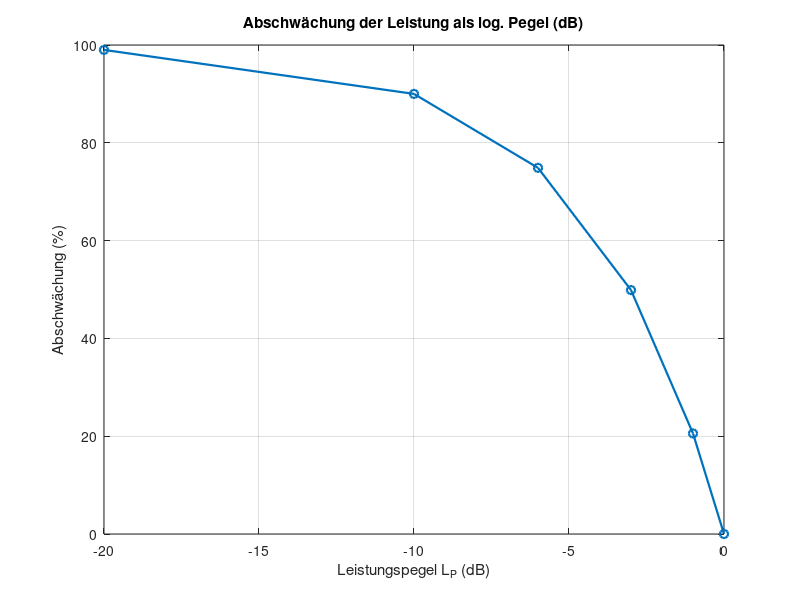

Source code (MATLAB):
% ---------------------------------
% Abschwächung vs. Leistungspegel
% ---------------------------------

% Beispiel: Leistungspegel in dB (relativ zu Referenzleistung)
L_dB = [0 -1 -3 -6 -10 -20];   % Pegel (x-Achse)

% Umrechnung in Leistungsverhältnis (P / P_ref)
ratio = 10.^(L_dB/10);

% Abschwächung in %
A_pct = (1 - ratio) * 100;

% Plot
figure;
plot(L_dB, A_pct, 'o-', 'LineWidth', 1.6, 'MarkerSize', 6);
grid on;

xlabel('Leistungspegel L_P (dB)');
ylabel('Abschwächung (%)');
title('Abschwächung der Leistung als log. Pegel (dB)');
